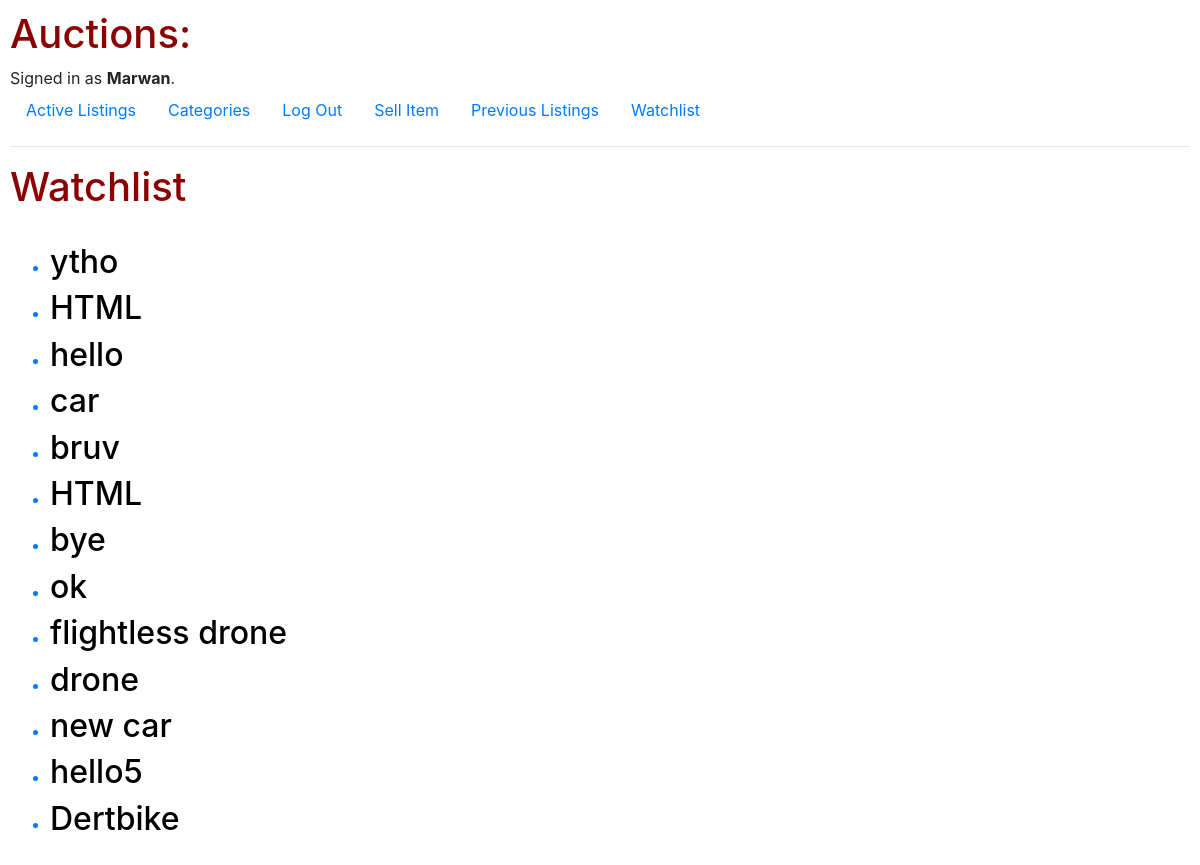
Screenshot of /watch/1 (signed in) with the database file from the repository.
### auctions/models.py (models this page shows, shortened)
class User(AbstractUser):
    pass

class AuctionListing(models.Model):
    user = models.ForeignKey(User, on_delete=models.CASCADE, related_name= "auction_listings")
    title = models.CharField(max_length=64)
    description = models.TextField()
    category = models.CharField(max_length = 64)
    image = models.ImageField(upload_to='')
    initial_bid = models.DecimalField(max_digits=6, decimal_places=2)
    is_open = models.BooleanField(default=True)
    winner = models.ForeignKey(User, on_delete=models.CASCADE, related_name="user", null=True, blank=True)

### auctions/views.py (the view)
# urls.py: path("watch/1", views.watch, name = "watch"),
def watch(request):
    watchitems = Watch.objects.filter(user=request.user)
    lis = [listing.auction_listing for listing in watchitems]
    return render(request, "auctions/watch.html", {'watchlist': lis})

### auctions/templates/auctions/watch.html
{% extends "auctions/layout.html" %}
{% load templatetags %}
{% block body %}
    <h1>Watchlist</h1>
	<ul>
		<pretty_boxes>
			<div>
				{% for listing in watchlist %}
					<a href="{% url 'listing' listing.id %}">
					<li><h2>{{ listing.title }}</h2>
				</li>
				{% endfor %}
			</div>
		</pretty_boxes>
	</ul>
{% endblock %}

### auctions/templates/auctions/layout.html (shortened to what this page needs)
{% load static %}
<!DOCTYPE html>
<html lang="en">
    <head>
        <link rel="stylesheet" href="https://stackpath.bootstrapcdn.com/bootstrap/4.4.1/css/bootstrap.min.css">
        <link href="{% static 'auctions/styles.css' %}" rel="stylesheet">
    </head>
    <body>
        <h1>Auctions:</h1>
        <div>
            {% if user.is_authenticated %}
                Signed in as <strong>{{ user.username }}</strong>.
            {% else %}
                Not signed in.
            {% endif %}
        </div>
        <ul class="nav">
            <li class="nav-item">
                <a class="nav-link" href="{% url 'index' %}">Active Listings</a>
            </li>
            <li class="nav-item">
                    <a class="nav-link" href="{% url 'categories' %}">Categories</a>
                </li>
            {% if user.is_authenticated %}
                <li class="nav-item">
                    <a class="nav-link" href="{% url 'logout' %}">Log Out</a>
                </li>
                <li class="nav-item">
                    <a class="nav-link" href="{% url 'new_listing' %}">Sell Item</a>
                </li>
                <li class="nav-item">
                    <a class="nav-link" href="{% url 'previous_listings' %}">Previous Listings</a>
                </li>
                <li class="nav-item">
                    <a class="nav-link" href="{% url 'watch' %}">Watchlist</a>
                </li>
            {% endif %}
        </ul>
        <hr>
        {% block body %}
        {% endblock %}
    </body>
</html>

### auctions/static/auctions/styles.css (style rules this page uses)
body { padding: 10px; }
h2 { color : black; }
h1 { color : darkred; }
pretty_boxes { color : rgb(11, 24, 32); border: 8px rgb(7, 7, 44); border-radius: 5%; padding: 2.5%; }

### rows the page displays
User: username "Marwan"
AuctionListing: title "ytho"
AuctionListing: title "HTML"
AuctionListing: title "hello"
AuctionListing: title "car"
AuctionListing: title "bruv"
AuctionListing: title "HTML"
AuctionListing: title "bye"
AuctionListing: title "ok"
AuctionListing: title "flightless drone"
AuctionListing: title "drone"
AuctionListing: title "new car"
AuctionListing: title "hello5"
AuctionListing: title "Dertbike"
